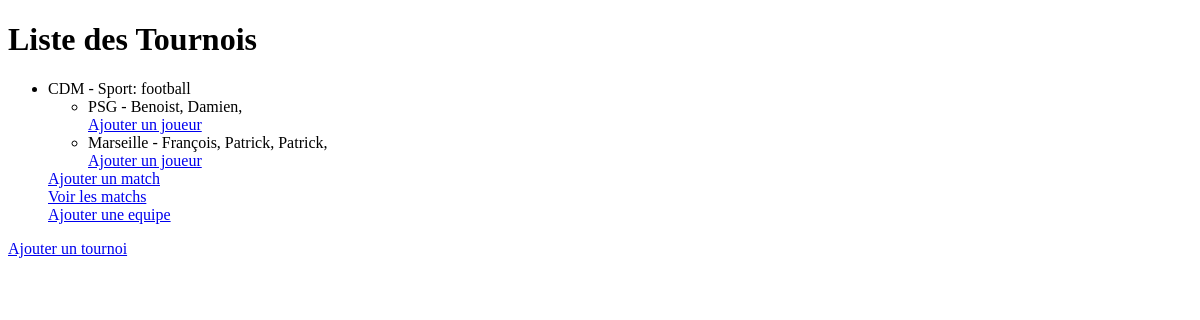
The app's page /tournois/list/, older data.
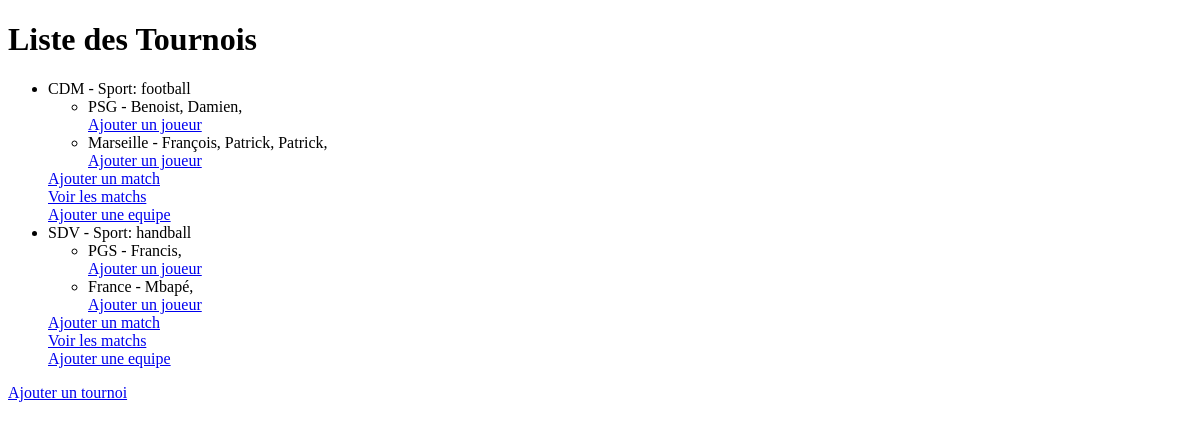
The same page, newer data.
### tournois/models.py (models this page shows, shortened)
class Tournoi(models.Model):
    TYPE_SPORT_CHOICES = [
        ('football', 'Football'),
        ('basketball', 'Basketball'),
        ('tennis', 'Tennis'),
        ('rugby', 'Rugby'),
        ('volleyball', 'Volleyball'),
        ('handball', 'Handball'),
        ('pingpong', 'Ping Pong'),
        ('badminton', 'Badminton'),
        ('boxe', 'Boxe'),
        ('natation', 'Natation'),
        ('athletisme', 'Athlétisme'),
        ('golf', 'Golf')
    ]
    nom = models.CharField(max_length=100)
    type_sport = models.CharField(max_length=50, choices=TYPE_SPORT_CHOICES)
    equipes = models.ManyToManyField(Equipe, related_name='tournois')

class Equipe(models.Model):
    nom = models.CharField(max_length=100)
    points = models.IntegerField(default=0)

class Joueur(models.Model):
    nom = models.CharField(max_length=100)
    equipe = models.ForeignKey(Equipe, on_delete=models.CASCADE, related_name='joueurs')

### tournois/views.py (the view)
# urls.py: path('list/', TournoiListView.as_view(), name='liste_tournois'),
class TournoiListView(ListView):
    model = Tournoi
    template_name = 'tournois.html'
    context_object_name = 'tournois'

### tournois/templates/tournois.html (shortened to what this page needs)
<!DOCTYPE html>
<html>
<head>
</head>
<body>
    <h1>Liste des Tournois</h1>
    <ul>
        {% for tournoi in tournois %}
            <li>
                {{ tournoi.nom }} - Sport: {{ tournoi.type_sport }}
                {% if tournoi.equipes.all %}
                    <ul>
                        {% for equipe in tournoi.equipes.all %}
                            <li>{{ equipe.nom }} - {% for joueur in equipe.joueurs.all %}
                                {{ joueur.nom }},
                            {% endfor %}</li>
                            <a href="{% url 'add_joueur' equipe.nom|urlencode %}" class="btn">Ajouter un joueur</a>
                        {% endfor %}
                    </ul>
                    <a href="{% url 'add_match' tournoi.nom|urlencode %}" class="btn">Ajouter un match</a> <br/>
                    <a href="{% url 'liste_matchs' tournoi.nom|urlencode %}" class="btn">Voir les matchs</a> <br/>
                {% else %}
                    <p>Aucune equipe inscrit.</p>
                {% endif %}
                    <a href="{% url 'add_equipe' tournoi.nom|urlencode %}" class="btn">Ajouter une equipe</a> <br/>
            </li>
        {% endfor %}
    </ul>
    <a href="{% url 'add_tournois' %}" class="btn">Ajouter un tournoi</a> <br/>
</body>
</html>

Row changes from the older to the newer data that the page shows:
added Tournoi: nom "SDV", type_sport "handball"
added Equipe: nom "PGS", shown under "SDV"
added Joueur: nom "Francis", shown under "PGS"
added Equipe: nom "France", shown under "SDV"
added Joueur: nom "Mbapé", shown under "France"
